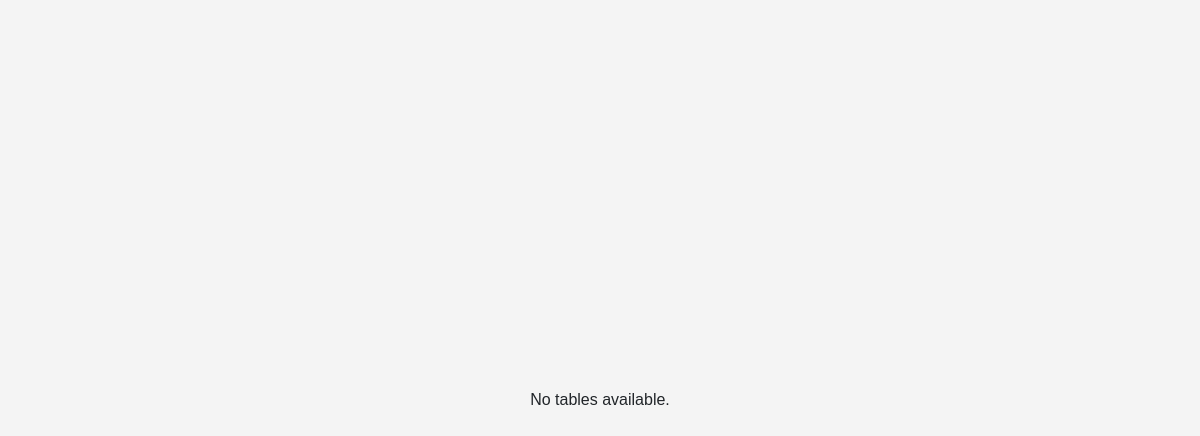
The app's page /table_waiter.php, older data.
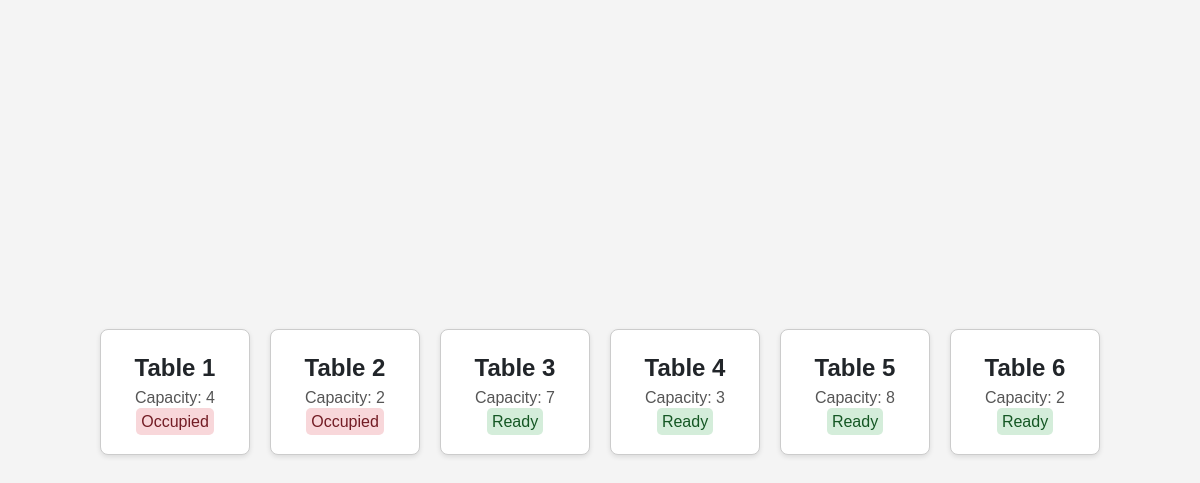
The same page, newer data.
### tables this page shows
CREATE TABLE IF NOT EXISTS `tables` (
  `id` int(11) NOT NULL AUTO_INCREMENT,
  `table_number` int(11) NOT NULL,
  `capacity` int(11) NOT NULL,
  `status` varchar(10) NOT NULL,
  PRIMARY KEY (`id`)
);

### table_waiter.php (the view, shortened to what this page needs)
<!DOCTYPE html>
<html lang="en">
<head>
     <link rel="stylesheet" href="style/manage.css">
    <link rel="stylesheet" href="https://maxcdn.bootstrapcdn.com/bootstrap/4.0.0/css/bootstrap.min.css">
</head>
<body>
    <div class="table-layout">
        <?php
        $conn = new mysqli('localhost', 'root', '', 'resto_sate');
        $sql = "SELECT id, table_number, capacity, status FROM tables";
        $result = $conn->query($sql);
        if ($result->num_rows > 0) {
            while ($row = $result->fetch_assoc()) {
                $statusClass = $row['status'];
                $statusText = ucfirst(str_replace('-', ' ', $row['status']));
                echo "<div class='table' data-id='{$row['id']}' data-number='{$row['table_number']}' data-capacity='{$row['capacity']}'>
                        <span class='table-number'>Table {$row['table_number']}</span>
                        <span class='table-capacity'>Capacity: {$row['capacity']}</span>
                        <span class='table-status $statusClass'>$statusText</span>
                    </div>";
            }
        } else {
            echo "No tables available.";
        }
        ?>
    </div>
</body>
</html>

Row changes from the older to the newer data that the page shows:
added tables: table_number "1", capacity "4", status "Occupied"
added tables: table_number "2", capacity "2", status "Occupied"
added tables: table_number "3", capacity "7", status "Ready"
added tables: table_number "4", capacity "3", status "Ready"
added tables: table_number "5", capacity "8", status "Ready"
added tables: table_number "6", capacity "2", status "Ready"
Text that changed along with them:
text no longer shown: "No tables available."
